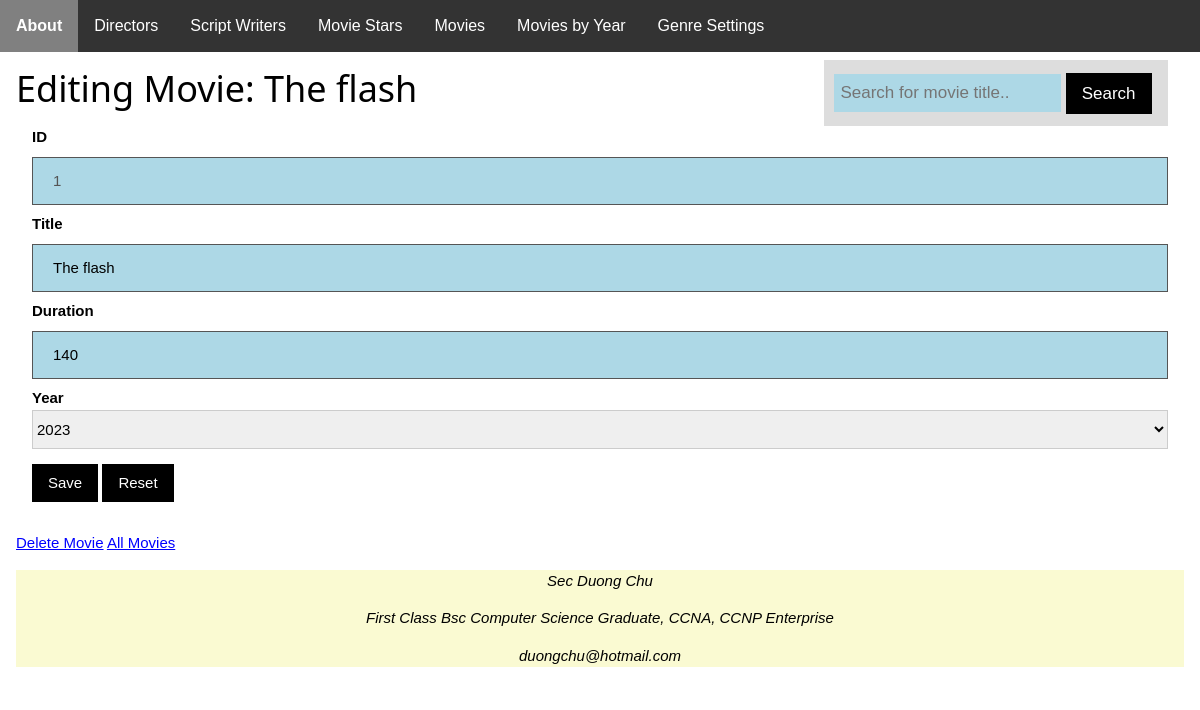
Screenshot of /movies/edit/1 with the database file from the repository.
### app/models/models.py (models this page shows, shortened)
class movie(db.Model):
    Movie_ID = db.Column(db.Integer, primary_key=True)
    Movie_Title = db.Column(db.String(100), nullable=False)
    Duration = db.Column(db.Integer, nullable=False)
    Year = db.Column(db.Integer, nullable=False)
    directed_movies = db.relationship('director', secondary=DirectedMovies, backref='movie')
    categories = db.relationship('genre', secondary=CategorizedMovie, backref='movie')
    cast = db.relationship('moviestar', secondary=MovieCast, backref='movie')
    moviescripts = db.relationship('writer', secondary=MovieScript, backref='movie')
    movie_rating = db.relationship('review', backref='movie')

### app/movies/routes.py (the view, shortened to what this page needs)
@movies_bp.route("/edit/<int:Id>", methods=['POST','GET'])
def editMovie(Id):
    _movie = movie.query.get_or_404(Id)
    error = False
    return render_template("movies/edit_movie.html", movie = _movie)

### app/templates/movies/edit_movie.html (shortened to what this page needs)
{% extends "base.html" %}
{% block content %}
  <div class="search-container">
    <form method="post" action="{{ url_for('movies.search') }}">
      <input id="text" type="text" placeholder="Search for movie title.." name="keyword">
      <button class="w3-button w3-black" type="submit">Search</button>
    </form>
  </div>
<h1> Editing Movie: {{ movie.Movie_Title }} </h1>
  {% set messages = get_flashed_messages() %}
<span id="delete">
<form method="post" class="w3-container">
	<label for="id"><b>ID</b></label>
	<input type="number" value="{{ movie.Movie_ID }}" name="id" disabled required>
    <label for="title"><b>Title</b></label>
    <input id="title" type="text" value="{{ movie.Movie_Title }}" name="title" required>
    <label for="duration"><b>Duration</b></label>
    <input id="duration" type="number" value="{{ movie.Duration }}" name="duration" min="1" value="90" required>
    <label for="year"><b>Year</b></label>
     <select id="year" value="{{ movie.Year }}" class="w3-select w3-border" name="year" required>
		<option value="{{ movie.Year }}"> {{ movie.Year }} </option>
	</select>
    <p><button class="w3-button w3-black" onclick="return confirm('You are about to edit movie with ID {{ movie.Movie_ID }}')"
	type="submit">Save</button> <a id="cancel" class="bttn w3-button w3-black">Reset</a></p>
</form>
<p><a class="alink" href="#" onclick="deleteEntity('delete','{{ url_for('movies.delete',Id=movie.Movie_ID) }}','{{ movie.Movie_Title }}')">
	Delete Movie</a>
<a class="alink" href="{{ url_for('movies.index', page=1, order='title') }}">All Movies</a></p>
</span>
{% endblock %}

### app/static/common.css (style rules this page uses)
html { box-sizing:border-box }
*,*:before,*:after { box-sizing:inherit }
html { -ms-text-size-adjust:100%;-webkit-text-size-adjust:100% }
body { margin:0 }
b,strong { font-weight:bolder }
button,input,select,textarea,optgroup { font:inherit;margin:0 }
button,input { overflow:visible }
button,select { text-transform:none }
button,[type=button],[type=reset],[type=submit] { -webkit-appearance:button }
html,body { font-family:Verdana,sans-serif;font-size:15px;line-height:1.5 }
html { overflow-x:hidden }
h1 { font-size:36px }
h1,h2,h3,h4,h5,h6 { font-family:"Segoe UI",Arial,sans-serif;font-weight:400;margin:10px 0 }
.w3-btn,.w3-button { border:none;display:inline-block;padding:8px 16px;vertical-align:middle;overflow:hidden;text-decoration:none;color:inherit;background-color:inherit;text-align:center;cursor:pointer;white-space:nowrap }
.w3-btn,.w3-button { -webkit-touch-callout:none;-webkit-user-select:none;-khtml-user-select:none;-moz-user-select:none;-ms-user-select:none;user-select:none }
.w3-select { padding:9px 0;width:100%;border:none;border-bottom:1px solid #ccc }
.w3-container:after,.w3-container:before,.w3-panel:after,.w3-panel:before,.w3-row:after,.w3-row:before,.w3-row-padding:after,.w3-row-padding:before, .w3-cell-row:before,.w3-cell-row:after,.w3-clear:after,.w3-clear:before,.w3-bar:before,.w3-bar:after { content:"";display:table;clear:both }
.w3-container,.w3-panel { padding:0.01em 16px }
.w3-border { border:1px solid #ccc!important }
.w3-black,.w3-hover-black:hover { color:#fff!important;background-color:#000!important }

### app/static/style.css (style rules this page uses)
body { font-family: Arial, Helvetica, sans-serif; }
input[type=text], [type=number], [type=select] { width: 100%; padding: 12px 20px; margin: 8px 0; box-sizing: border-box; border: 1px solid #555; outline: none; }
input[type=text], [type=number], [type=select]:focus { background-color: lightblue; }
.search-container { float: right; padding: 6px 10px; margin-top: 8px; margin-right: 16px; background: #ddd; font-size: 17px; border: none; cursor: pointer; }
#text { padding: 6px; margin-top: 8px; font-size: 17px; border: none; background-color: light-blue; width: 70%; }
.alink { color: blue; }

### rows the page displays
movie: Movie_Title "The flash", id "1", title "The flash", duration "140", year "2023"
